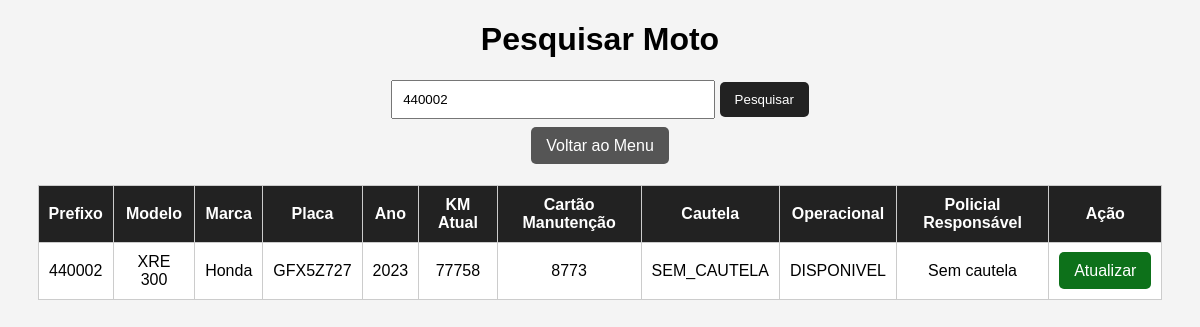
Screenshot of /projeto_cadastro_viatura_php/php/pesquisar_viatura.php?busca=440002 with the database file from the repository.
### tables this page shows
CREATE TABLE IF NOT EXISTS viaturas (
    id_vtr INT AUTO_INCREMENT PRIMARY KEY,
    prefixo_vtr VARCHAR(10) NOT NULL UNIQUE,
    modelo_vtr VARCHAR(50) NOT NULL,
    marca_vtr VARCHAR(50),
    placa_vtr VARCHAR(8) NOT NULL UNIQUE,
    ano_modelo YEAR,
    km_atual INT DEFAULT 0,
    cartao_manutencao VARCHAR(16),

    situacao_cautela VARCHAR(20) DEFAULT 'SEM_CAUTELA',
    situacao_operacional VARCHAR(20) DEFAULT 'DISPONIVEL',

    observacao TEXT
);

### projeto_cadastro_viatura_php/php/pesquisar_viatura.php (the view, shortened to what this page needs)
<?php
$conn = new mysqli("localhost", "root", "", "cadastro_viatura_rotam");
$busca = "";
if (isset($_GET['busca'])) {
    $busca = $_GET['busca'];
}
$sql = "SELECT
            viaturas.id_vtr,
            viaturas.prefixo_vtr,
            viaturas.modelo_vtr,
            viaturas.marca_vtr,
            viaturas.placa_vtr,
            viaturas.ano_modelo,
            viaturas.km_atual,
            viaturas.cartao_manutencao,
            viaturas.situacao_cautela,
            viaturas.situacao_operacional,
            policiais.posto_graduacao_pol,
            policiais.nome_guerra_pol
        FROM viaturas
        LEFT JOIN cautela_vtr
            ON viaturas.id_vtr = cautela_vtr.id_vtr
            AND cautela_vtr.data_devolucao IS NULL
        LEFT JOIN policiais
            ON cautela_vtr.id_pol = policiais.id_pol
        WHERE
            viaturas.prefixo_vtr LIKE '%$busca%' OR
            viaturas.placa_vtr LIKE '%$busca%' OR
            viaturas.modelo_vtr LIKE '%$busca%'
        ORDER BY viaturas.prefixo_vtr";
$resultado = $conn->query($sql);
?>
<!DOCTYPE html>
<html lang="pt-br">
<head>
</head>
<body>
    <h1>Pesquisar Moto</h1>
    <form method="GET">
        <input type="text" name="busca" placeholder="Digite prefixo, placa ou modelo" value="<?php echo $busca; ?>">
        <button type="submit">Pesquisar</button>
    </form>
    <br>
    <a class="voltar" href="menu.php">Voltar ao Menu</a>
    <table>
        <tr>
            <th>Prefixo</th>
            <th>Modelo</th>
            <th>Marca</th>
            <th>Placa</th>
            <th>Ano</th>
            <th>KM Atual</th>
            <th>Cartão Manutenção</th>
            <th>Cautela</th>
            <th>Operacional</th>
            <th>Policial Responsável</th>
            <th>Ação</th>
        </tr>
        <?php while ($linha = $resultado->fetch_assoc()) { ?>
            <tr>
                <td><?php echo $linha['prefixo_vtr']; ?></td>
                <td><?php echo $linha['modelo_vtr']; ?></td>
                <td><?php echo $linha['marca_vtr']; ?></td>
                <td><?php echo $linha['placa_vtr']; ?></td>
                <td><?php echo $linha['ano_modelo']; ?></td>
                <td><?php echo $linha['km_atual']; ?></td>
                <td><?php echo $linha['cartao_manutencao']; ?></td>
                <td><?php echo $linha['situacao_cautela']; ?></td>
                <td><?php echo $linha['situacao_operacional']; ?></td>
                <td>
                    <?php
                    if ($linha['nome_guerra_pol']) {
                        echo $linha['posto_graduacao_pol'] . " " . $linha['nome_guerra_pol'];
                    } else {
                        echo "Sem cautela";
                    }
                    ?>
                </td>
                <td>
                    <a class="atualizar" href="atualizar_viatura.php?id=<?php echo $linha['id_vtr']; ?>">
                        Atualizar
                    </a>
                </td>
            </tr>
        <?php } ?>
    </table>
</body>
</html>

### projeto_cadastro_viatura_php/php/pesquisar_viatura.php (style rules this page uses)
body { font-family: Arial, sans-serif; background-color: #f4f4f4; text-align: center; }
table { width: 95%; margin: 30px auto; border-collapse: collapse; background-color: white; }
th, td { border: 1px solid #ccc; padding: 10px; }
th { background-color: #222; color: white; }
input { padding: 10px; width: 300px; }
button, a { padding: 10px 15px; background-color: #222; color: white; text-decoration: none; border: none; border-radius: 5px; cursor: pointer; }
.atualizar { background-color: #0d711a; }
.voltar { background-color: #555; }

### rows the page displays
viaturas: prefixo_vtr "440002", modelo_vtr "XRE 300", marca_vtr "Honda", placa_vtr "GFX5Z727", ano_modelo "2023", km_atual "77758", cartao_manutencao "8773", situacao_cautela "SEM_CAUTELA", situacao_operacional "DISPONIVEL"
